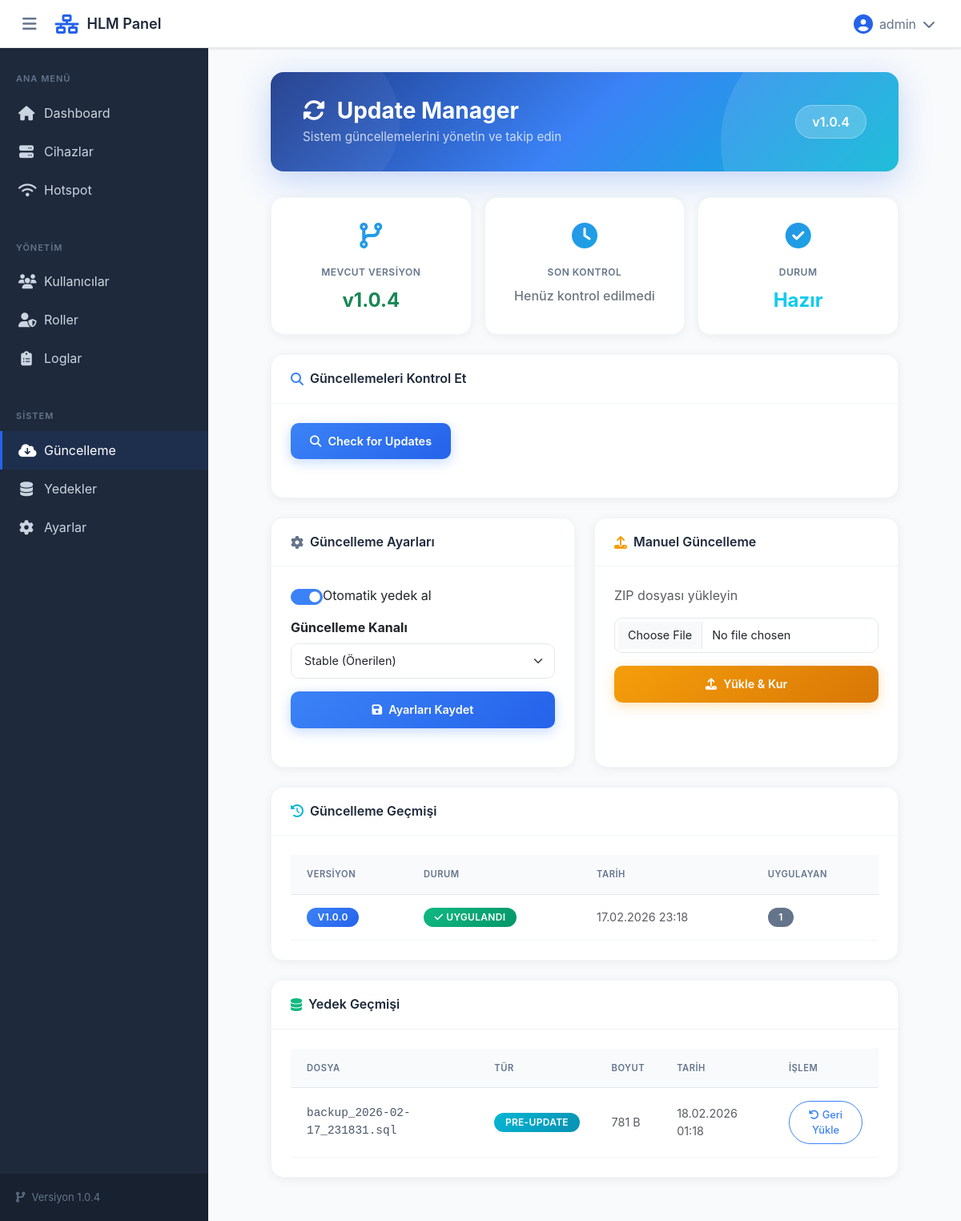
The page /pages/update-manager.php (signed in) on the database as committed earlier.
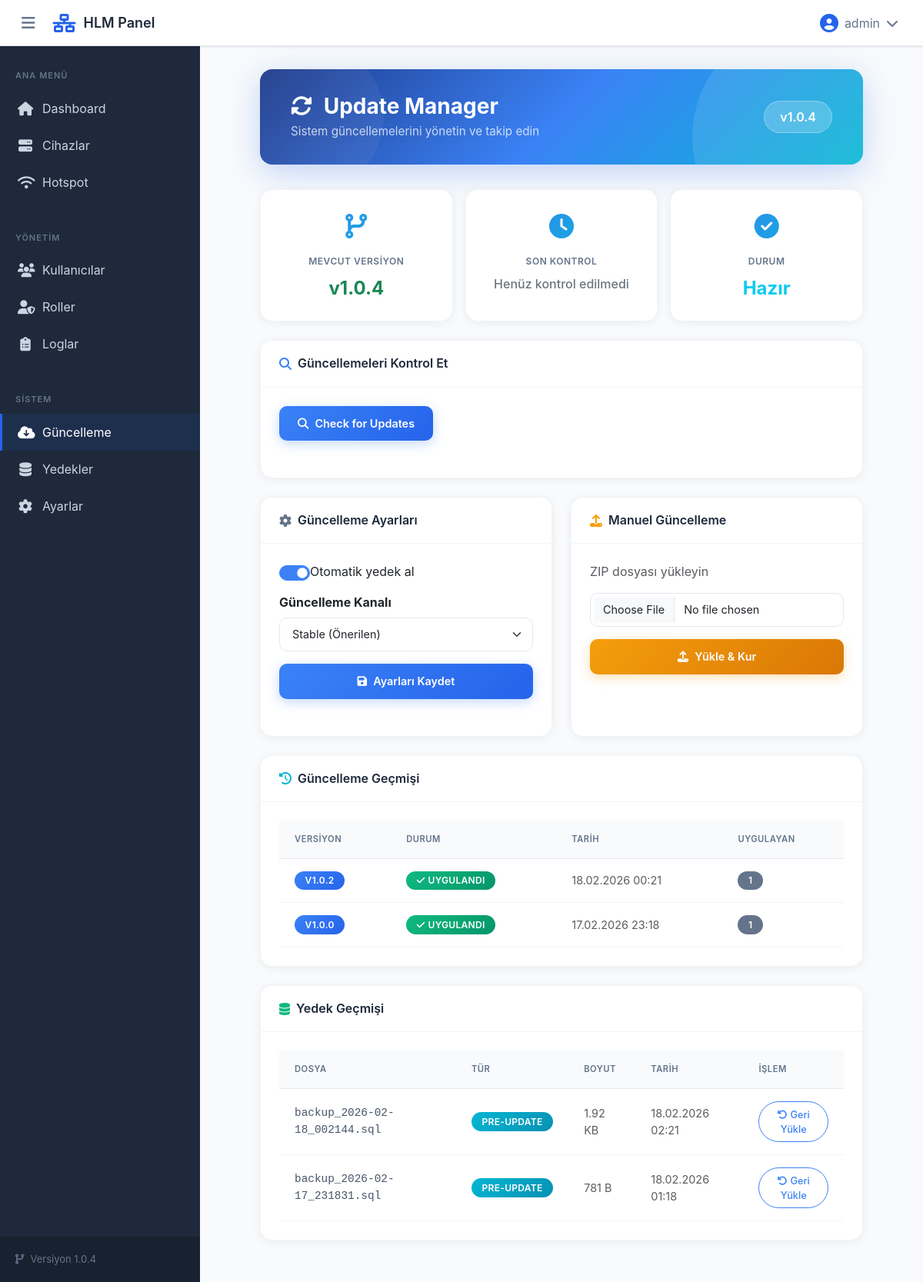
The same page on the database as committed later.
### tables this page shows
CREATE TABLE IF NOT EXISTS system_updates (
    id INT AUTO_INCREMENT PRIMARY KEY,
    version VARCHAR(20) NOT NULL,
    description TEXT,
    changelog TEXT,
    download_url VARCHAR(500),
    backup_id INT,
    error_message TEXT,
    applied_at DATETIME,
    applied_by INT,
    status ENUM('pending', 'downloading', 'applying', 'applied', 'failed', 'rolled_back') DEFAULT 'pending',
    created_at TIMESTAMP DEFAULT CURRENT_TIMESTAMP,
    FOREIGN KEY (applied_by) REFERENCES users(id) ON DELETE SET NULL,
    FOREIGN KEY (backup_id) REFERENCES system_backups(id) ON DELETE SET NULL,
    KEY idx_status (status),
    KEY idx_version (version)
);

CREATE TABLE IF NOT EXISTS system_backups (
    id INT AUTO_INCREMENT PRIMARY KEY,
    filename VARCHAR(255) NOT NULL,
    filepath VARCHAR(500) NOT NULL,
    size_bytes BIGINT DEFAULT 0,
    backup_type ENUM('manual', 'auto', 'pre-update') DEFAULT 'manual',
    created_by INT,
    created_at TIMESTAMP DEFAULT CURRENT_TIMESTAMP,
    FOREIGN KEY (created_by) REFERENCES users(id) ON DELETE SET NULL,
    KEY idx_backup_type (backup_type),
    KEY idx_created_at (created_at)
);

### config/database.php (called while the page is built)
<?php
class Database {
    private static $instance = null;
    private $connection;
    private function __construct() {
        $host = 'localhost';
        $dbname = 'mikrotik_panel';
        $username = 'root';
        $password = '';
        try {
            $this->connection = new PDO(
                "mysql:host=$host;dbname=$dbname;charset=utf8mb4",
                $username,
                $password,
                [
                    PDO::ATTR_ERRMODE => PDO::ERRMODE_EXCEPTION,
                    PDO::ATTR_DEFAULT_FETCH_MODE => PDO::FETCH_ASSOC,
                    PDO::ATTR_EMULATE_PREPARES => false,
                    PDO::MYSQL_ATTR_INIT_COMMAND => "SET NAMES utf8mb4"
                ]
            );
        } catch (PDOException $e) {
            error_log("Database connection failed: " . $e->getMessage());
            die("Database connection failed.");
        }
    }
    public static function getInstance() {
        if (self::$instance === null) {
            self::$instance = new self();
        }
        return self::$instance;
    }
    public function getConnection() {
        return $this->connection;
    }
}

### includes/UpdateManager.php (called while the page is built, shortened)
<?php
require_once __DIR__ . '/../config/database.php';
class UpdateManager {
    private $db;
    public function __construct() {
        $this->db = Database::getInstance()->getConnection();
    }
    public function getBackupHistory($limit = 10) {
        try {
            $stmt = $this->db->prepare("
                SELECT b.*, u.username
                FROM system_backups b
                LEFT JOIN users u ON b.created_by = u.id
                ORDER BY b.created_at DESC
                LIMIT ?
            ");
            $stmt->execute([$limit]);
            return $stmt->fetchAll();
        } catch (Exception $e) {
            error_log("Get backup history error: " . $e->getMessage());
            return [];
        }
    }
    public function getUpdateHistory($limit = 10) {
        try {
            $stmt = $this->db->prepare("
                SELECT u.*, us.username
                FROM system_updates u
                LEFT JOIN users us ON u.applied_by = us.id
                ORDER BY COALESCE(u.applied_at, u.created_at) DESC
                LIMIT ?
            ");
            $stmt->execute([$limit]);
            return $stmt->fetchAll();
        } catch (Exception $e) {
            error_log("Get update history error: " . $e->getMessage());
            return [];
        }
    }
}

### pages/update-manager.php (the view, shortened to what the changed rows need)
<?php
require_once __DIR__ . '/../config/database.php';
require_once __DIR__ . '/../includes/UpdateManager.php';
$updateManager = new UpdateManager();
$updateHistory = $updateManager->getUpdateHistory(10);
$backups = $updateManager->getBackupHistory(10);
require_once __DIR__ . '/../includes/header.php';
?>
<link rel="stylesheet" href="<?php echo BASE_URL; ?>/assets/css/update-manager.css">
<div class="container-fluid" style="max-width: none !important; width: 100% !important; padding: 0 3rem !important;">
    <div class="update-manager-header">
        <div class="d-flex justify-content-between align-items-center flex-wrap gap-3">
            <div>
                <h1>
                    <i class="fas fa-sync-alt me-2"></i>
                    Update Manager
                </h1>
            </div>
        </div>
    </div>
    <?php if (!empty($updateHistory)): ?>
    <div class="update-card card">
        <div class="card-body">
            <div class="table-responsive">
                <table class="table table-modern">
                    <thead>
                        <tr>
                            <th>Versiyon</th>
                            <th>Durum</th>
                            <th>Tarih</th>
                            <th>Uygulayan</th>
                        </tr>
                    </thead>
                    <tbody>
                        <?php foreach ($updateHistory as $update): ?>
                        <tr>
                            <td><span class="badge badge-modern bg-primary">v<?php echo htmlspecialchars($update['version']); ?></span></td>
                            <td>
                                <?php if ($update['status'] === 'applied'): ?>
                                    <span class="badge badge-modern bg-success"><i class="fas fa-check me-1"></i>Uygulandı</span>
                                <?php else: ?>
                                    <span class="badge badge-modern bg-danger"><?php echo htmlspecialchars($update['status']); ?></span>
                                <?php endif; ?>
                            </td>
                            <td class="text-muted"><?php echo date('d.m.Y H:i', strtotime($update['applied_at'])); ?></td>
                            <td><span class="badge badge-modern bg-secondary"><?php echo htmlspecialchars($update['applied_by'] ?? 'admin'); ?></span></td>
                        </tr>
                        <?php endforeach; ?>
                    </tbody>
                </table>
            </div>
        </div>
    </div>
    <?php endif; ?>
    <?php if (!empty($backups)): ?>
    <div class="update-card card">
        <div class="card-body">
            <div class="table-responsive">
                <table class="table table-modern">
                    <thead>
                        <tr>
                            <th>Dosya</th>
                            <th>Tür</th>
                            <th>Boyut</th>
                            <th>Tarih</th>
                            <th>İşlem</th>
                        </tr>
                    </thead>
                    <tbody>
                        <?php foreach ($backups as $backup): ?>
                        <tr>
                            <td class="font-monospace small"><?php echo htmlspecialchars($backup['filename']); ?></td>
                            <td><span class="badge badge-modern bg-info"><?php echo htmlspecialchars($backup['backup_type']); ?></span></td>
                            <td class="text-muted"><?php
                                $size = isset($backup['size_bytes']) ? $backup['size_bytes'] : 0;
                                if ($size > 1024 * 1024) {
                                    echo round($size / (1024 * 1024), 2) . ' MB';
                                } elseif ($size > 1024) {
                                    echo round($size / 1024, 2) . ' KB';
                                } else {
                                    echo $size . ' B';
                                }
                            ?></td>
                            <td class="text-muted"><?php echo date('d.m.Y H:i', strtotime($backup['created_at'])); ?></td>
                            <td>
                                <button class="btn btn-sm btn-outline-primary rounded-pill" onclick="restoreBackup(<?php echo $backup['id']; ?>)">
                                    <i class="fas fa-undo me-1"></i>Geri Yükle
                                </button>
                            </td>
                        </tr>
                        <?php endforeach; ?>
                    </tbody>
                </table>
            </div>
        </div>
    </div>
    <?php endif; ?>
</div>
<link rel="stylesheet" href="https://cdn.jsdelivr.net/npm/sweetalert2@11/dist/sweetalert2.min.css">
<?php require_once __DIR__ . '/../includes/footer.php'; ?>

Rows that differ between the two databases and show on the page:
added system_updates: version "1.0.2", status "applied" (drawn), applied_at "18.02.2026 00:21", applied_by "1"
added system_backups: filename "backup_2026-02-18_002144.sql", backup_type "PRE-UPDATE", $size/1024 "1.92", created_at "18.02.2026 02:21"
